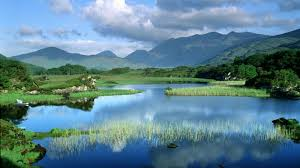
#> input picture village.jpeg, 300 x 168 px
$ jupyter execute assignment10.ipynb
#> lines starting #> are read from the running program, lines starting #| are printed output that depends on the picture
What happens when you apply histogram equalization on your favorite grayscale image?

** Using Latex for generating PDF is mandatory.

[cell 1]
import cv2
import matplotlib.pyplot as plt

[cell 2]
rgb_img = cv2.imread('village.jpeg')
#> rgb_img is the input picture: shape (168, 300, 3); mean B, G, R 143.8, 130.2, 92.9
gray_img = cv2.cvtColor(rgb_img, cv2.COLOR_BGR2GRAY)
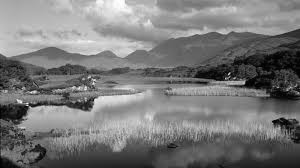
#> gray_img: shape (168, 300); min 0, max 254, mean 120.6
plt.figure(figsize=(14, 6))
plt.imshow(gray_img, cmap='gray')
plt.show()

[cell 3]
gray_hist = cv2.calcHist(gray_img, channels=[0], mask=None, histSize=[255], ranges=[0, 255])
#> gray_hist = 255 values, max 15 at index 167, min 0 at index 0, mean 1.18
plt.plot(gray_hist)
plt.title('Histogram of pure gray image')
plt.show()
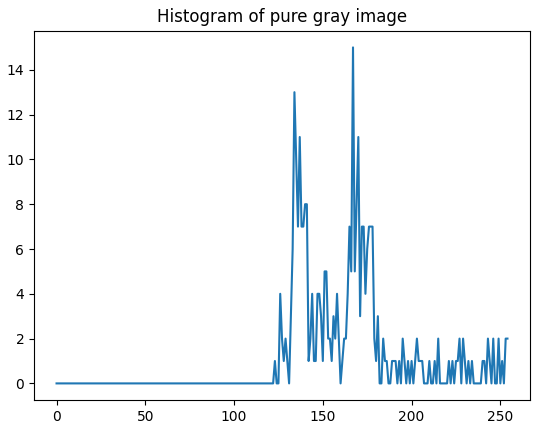
#> figure drawn by matplotlib, 1 panel; curve peaks at x = 167, y = 15

[cell 4]
# histogram equalization
eq_gray_img = cv2.equalizeHist(gray_img)
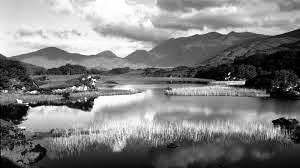
#> eq_gray_img: shape (168, 300); min 0, max 255, mean 128.2
plt.figure(figsize=(14, 6))
plt.imshow(eq_gray_img, cmap='gray')
plt.show()

[cell 5]
eq_gray_hist = cv2.calcHist(eq_gray_img, channels=[0], mask=None, histSize=[255], ranges=[0, 255])
#> eq_gray_hist = 255 values, max 15 at index 200, min 0 at index 0, mean 1.13
plt.plot(eq_gray_hist)
plt.title('Histogram of histogram equalization gray image')
plt.show()
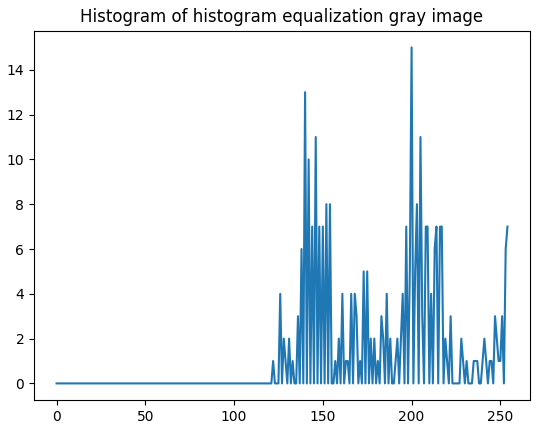
#> figure drawn by matplotlib, 1 panel; curve peaks at x = 200, y = 15

[cell 6]
def display_img_n_hist(image, hist, title):
#> called with hist = array of shape (255, 1), title = "pure gray image and it's histogram"
    fig, ax = plt.subplots(1, 2, figsize=(16, 6))

    ax[0].imshow(image, cmap='gray')
    ax[0].set_title('gray Image')

    ax[1].plot(hist)
    ax[1].set_xlabel('pixels')
    ax[1].set_ylabel('intensity')
    ax[1].set_title('Histogram')
    plt.suptitle(title)
    plt.show()
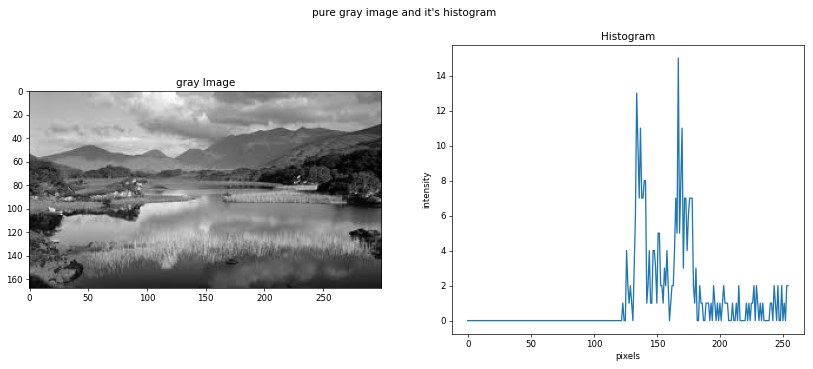
#> figure drawn by matplotlib, 2 panels; panel 2: curve peaks at x = 167, y = 15

[cell 7]
display_img_n_hist(gray_img, gray_hist, "pure gray image and it's histogram")

[cell 8]
display_img_n_hist(eq_gray_img, eq_gray_hist, "histogram equalize gray image and it's histogram")
#> in display_img_n_hist (call 2), `plt.show()`:
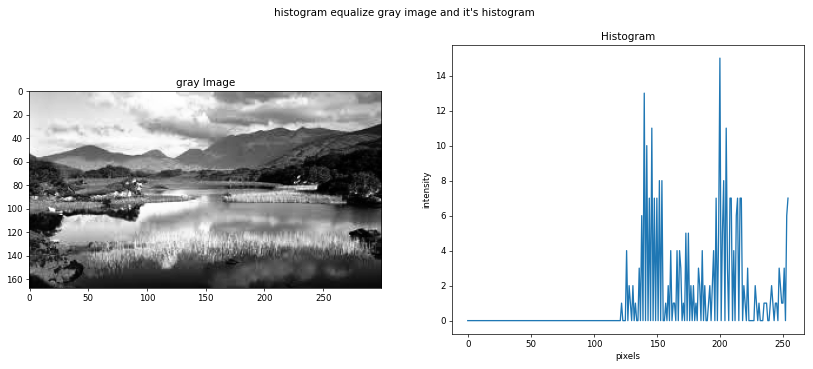
#> figure drawn by matplotlib, 2 panels; panel 2: curve peaks at x = 200, y = 15

[cell 9]
import numpy as np
import cv2
import matplotlib.pyplot as plt

[cell 10]
def histEqualizer(img_array):

    # step 1: Normalized commulative histogram
    ## flatten image array and calculate histogram via binning
    histogram_array = np.bincount(img_array.flatten(), minlength=256)
#> histogram_array = 256 values, max 444 at index 139, min 0 at index 255, mean 196.9

    ## normalize
    total_pixel = np.sum(histogram_array)
#> total_pixel = 50400
    # total_pixel = img_array.shape[0] * img_array.shape[1]

    histogram_array = histogram_array/total_pixel
#> histogram_array = 256 values, max 0.00881 at index 139, min 0 at index 255, mean 0.00391

    ## commulative histogram
    commulative_histogram = np.cumsum(histogram_array)
#> commulative_histogram = 256 values from 3.97e-05 to 1

    # Step 2: Pixel mapping lookup table
    transform_map = np.floor(255 * commulative_histogram).astype(np.uint8)
#> transform_map = 256 values from 0 to 255

    # step 3: Transformation
    ## flatten image array into 1D list
    img_list = list(img_array.flatten())
#> img_list = 50400 items

    ## transform pixel values to equalize
    eq_img_list = [transform_map[p] for p in img_list]
#> eq_img_list = 50400 items

    ## reshape and write back into img array
    eq_img_array = np.reshape(np.array(eq_img_list), img_array.shape)

    return eq_img_array

[cell 11]
img = cv2.imread('village.jpeg')

gray_img = cv2.cvtColor(img, cv2.COLOR_BGR2GRAY)

plt.imshow(gray_img, cmap='gray')

[cell 12]
eq_img = histEqualizer(gray_img)
plt.imshow(eq_img, cmap='gray')
plt.show()

[cell 13]
# histogram equilizer
def histogramEqualizer(img):

    # step 1: normalize commulative sum
    histArray = np.bincount(img.flatten(), minlength=256)
#> histArray = 256 values, max 444 at index 139, min 0 at index 255, mean 196.9

    totalpixel = np.sum(histArray)
#> totalpixel = 50400

    histArray = histArray / totalpixel
#> histArray has the same summary as histogram_array in histEqualizer

    cumHist = np.cumsum(histArray)
#> cumHist = 256 values from 3.97e-05 to 1

    # step 2: pixel mapping lookup table
    mapping_tab = np.floor(255 * cumHist).astype(np.uint8)
#> mapping_tab = 256 values from 0 to 255

    # step 3: transformation and reshape and write back array
    imgList = list(img.flatten())
#> imgList = 50400 items

    eq_hist_img_list = [mapping_tab[p] for p in imgList]
#> eq_hist_img_list = 50400 items
    eq_hist_img_array = np.reshape(np.array(eq_hist_img_list), img.shape)

    return eq_hist_img_array

[cell 14]
eq_img = histogramEqualizer(gray_img)
plt.figure(figsize=(14, 6))
plt.imshow(eq_img, cmap='gray')
plt.show()

[cell 15]
eq_hist = cv2.calcHist(eq_img, channels=[0], mask=None, histSize=[255], ranges=[0, 255])
#> eq_hist = 255 values, max 15 at index 200, min 0 at index 0, mean 1.17
plt.plot(eq_hist)
plt.title('Histogram of histogram equalization gray image')
plt.show()
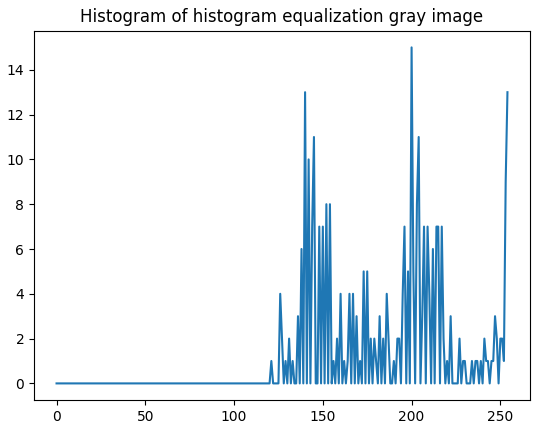
#> figure drawn by matplotlib, 1 panel; curve peaks at x = 200, y = 15

[cell 16]
display_img_n_hist(eq_img, eq_hist, "Custom Function histogram equalizer gray image and it's histogram")
#> in display_img_n_hist (call 3), `plt.show()`:
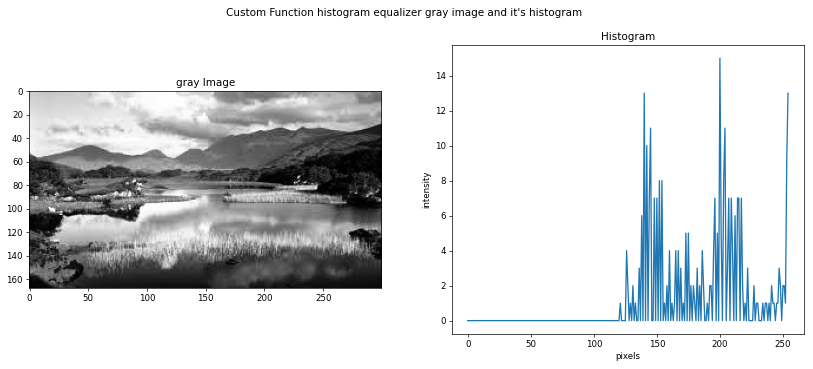
#> figure drawn by matplotlib, 2 panels; panel 2: curve peaks at x = 200, y = 15

$ run again, with dontpanic.jpeg copied over village.jpeg
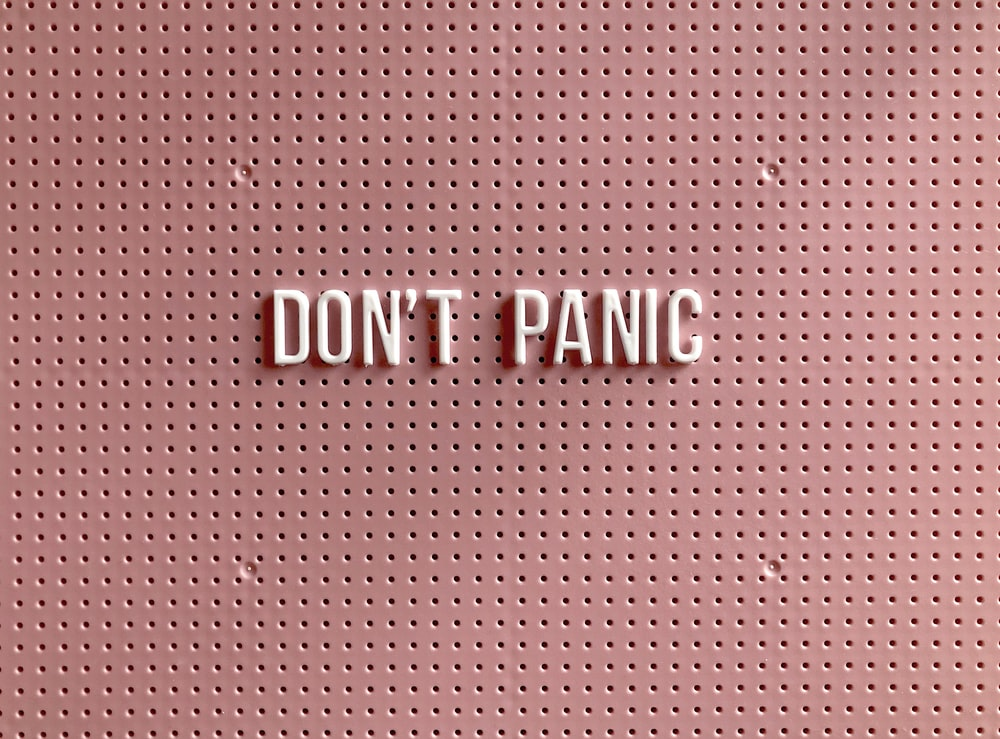
#> input picture dontpanic.jpeg, 1000 x 739 px
#> rgb_img is the input picture: shape (739, 1000, 3); mean B, G, R 127.9, 128.9, 180
#> gray_hist = 255 values, max 43 at index 154, min 0 at index 0, mean 3.92
#> `eq_gray_img = cv2.equalizeHist(gray_img)`:
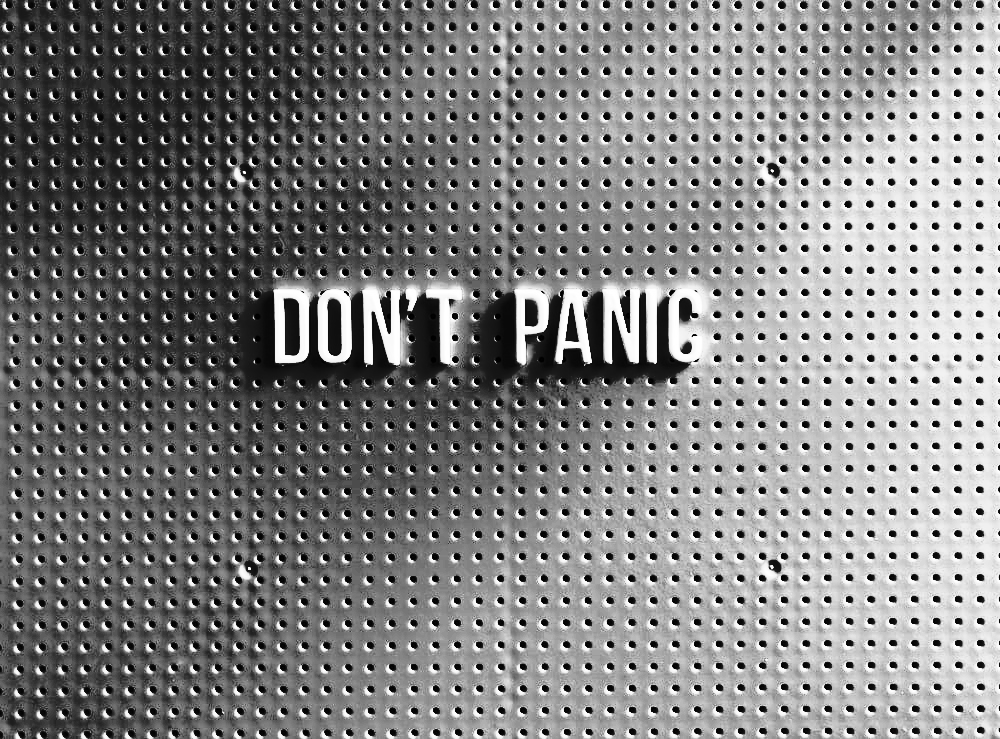
#> eq_gray_img: shape (739, 1000); min 0, max 255, mean 129.5
#> eq_gray_hist = 255 values, max 43 at index 163, min 0 at index 0, mean 3.92
#> in histEqualizer, `histogram_array = np.bincount(img_array.flatten(), minlength=256)`: histogram_array = 256 values, max 24941 at index 138, min 5 at index 0, mean 2886.7
#> total_pixel = 739000
#> in histEqualizer, `histogram_array = histogram_array/total_pixel`: histogram_array = 256 values, max 0.0337 at index 138, min 6.77e-06 at index 0, mean 0.00391
#> commulative_histogram = 256 values from 6.77e-06 to 1
#> transform_map = 256 values from 0 to 255
#> img_list = 739000 items
#> in histogramEqualizer, `histArray = np.bincount(img.flatten(), minlength=256)`: histArray = 256 values, max 24941 at index 138, min 5 at index 0, mean 2886.7
#> totalpixel = 739000
#> in histogramEqualizer, `histArray = histArray / totalpixel`: histArray has the same summary as histogram_array in histEqualizer
#> cumHist = 256 values from 6.77e-06 to 1
#> mapping_tab = 256 values from 0 to 255
#> imgList = 739000 items
#> eq_hist has the same summary as eq_gray_hist
#> in display_img_n_hist (call 3), `plt.show()`:
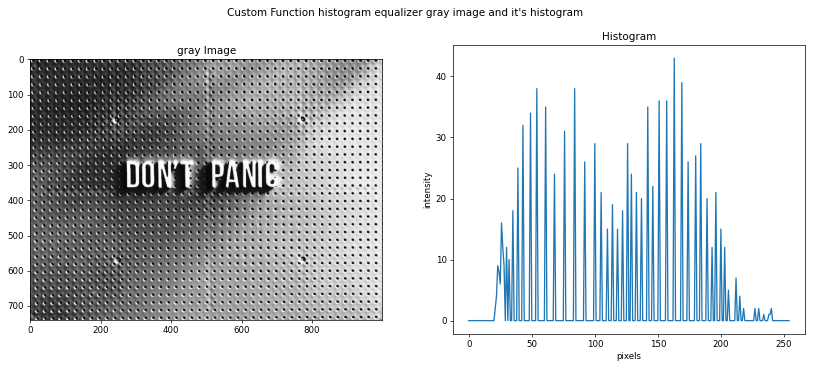
#> figure drawn by matplotlib, 2 panels; panel 2: curve peaks at x = 163, y = 43
